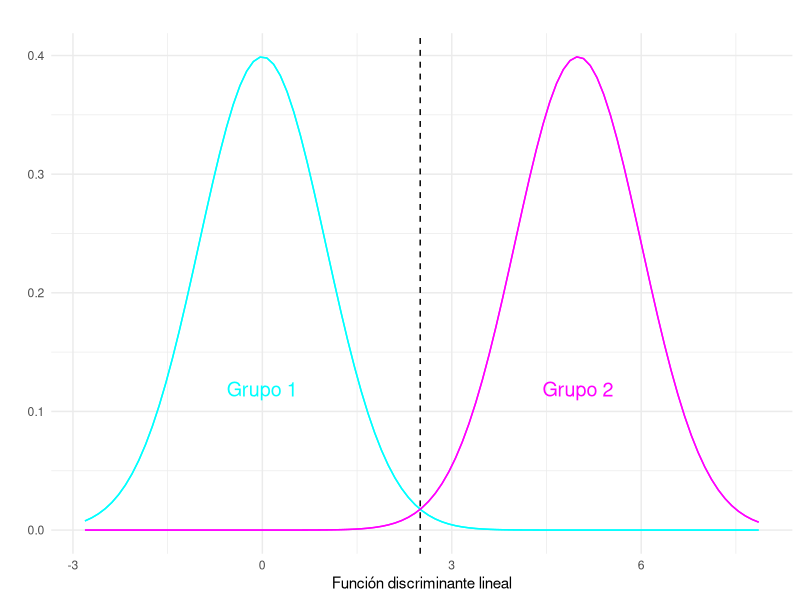

This figure's R source:
library(ggplot2)
set.seed(123)  # Para reproducibilidad
datos1 <- data.frame(x = rnorm(1000, mean = 0, sd = 1))
set.seed(124)
datos2 <- data.frame(x = rnorm(1000, mean = 5, sd = 1))
datos1$grupo <- "Grupo 1"
datos2$grupo <- "Grupo 2"
datos <- rbind(datos1, datos2)

ggplot(datos, aes(x = x, fill = grupo)) +
  geom_blank()+
  stat_function(fun = dnorm, args = list(mean = 0, sd = 1), col = "cyan", size = 0.5) +
  stat_function(fun = dnorm, args = list(mean = 5, sd = 1), col = "magenta", size = 0.5) +
  labs(title = "", x = "Función discriminante lineal", y = "") +
  scale_fill_manual(values = c("Grupo 1" = "cyan", "Grupo 2" = "magenta")) +
  geom_vline(xintercept = 2.5, linetype = "dashed", color = "black", size = 0.5)+
  annotate("text", x = 0, y = 0.1, label = "Grupo 1", color = "cyan", size = 5, vjust = -1) +
  annotate("text", x = 5, y = 0.1, label = "Grupo 2", color = "magenta", size = 5, vjust = -1)+
  theme_minimal()



